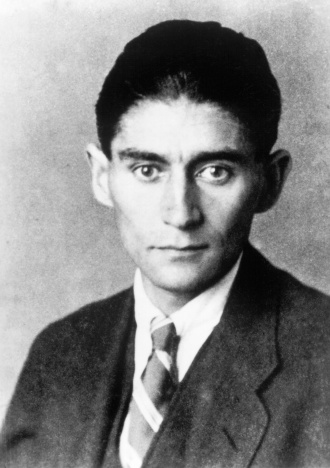
#> input picture examples/kafka.jpg, 330 x 468 px
$ python asciinator.py examples/kafka.jpg 1.0 1.0
#> lines starting #> are read from the running program, lines starting #| are printed output that depends on the picture
#!/usr/bin/env python

#  asciinator.py
#
#  Copyright 2014 Christian Diener <ch.diener@gmail.com>
#
#  This program is free software; you can redistribute it and/or modify
#  it under the terms of the GNU General Public License as published by
#  the Free Software Foundation; either version 2 of the License, or
#  (at your option) any later version.
#
#  This program is distributed in the hope that it will be useful,
#  but WITHOUT ANY WARRANTY; without even the implied warranty of
#  MERCHANTABILITY or FITNESS FOR A PARTICULAR PURPOSE.  See the
#  GNU General Public License for more details.
#
#  You should have received a copy of the GNU General Public License
#  along with this program; if not, write to the Free Software
#  Foundation, Inc., 51 Franklin Street, Fifth Floor, Boston,
#  MA 02110-1301, USA.
#
#

from __future__ import print_function		# for python2 compat

import sys;
from PIL import Image;
import numpy as np

# ascii chars sorted by "density"
chars = np.asarray(list(' .,:;irsXA253hMHGS#9B&@'))

# check command line arguments
if len(sys.argv) != 4:
	print( 'Usage: asciinator.py image scale factor' )
	sys.exit()

# set basic program parameters
# f = filename, SC = scale, GCF = gamma correction factor, WCF = width correction factor
f, SC, GCF, WCF = sys.argv[1], float(sys.argv[2]), float(sys.argv[3]), 7.0/4.0

# open, scale and normalize image by pixel intensities
img = Image.open(f)
#> img is the input picture: PIL image 330x468 RGB; min 2, max 255, mean 131
S = (int(img.size[0]*SC*WCF), int(img.size[1]*SC))
#> S = (577, 468)
img = np.sum( np.asarray(img.resize(S), dtype="float"), axis=2)
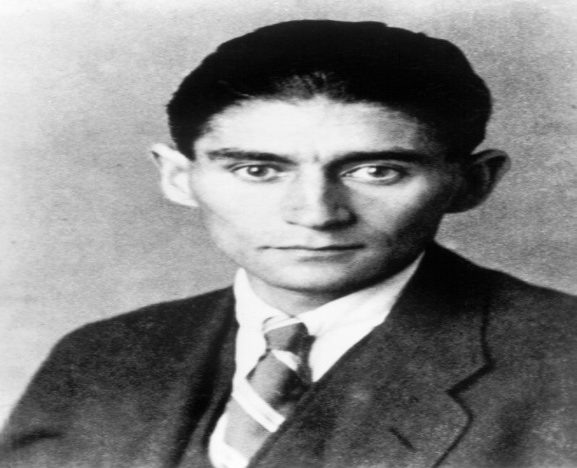
#> img: shape (468, 577) float64; min 6, max 765, mean 393.1; drawn with min black and max white
img -= img.min()
img = (1.0 - img/img.max())**GCF*(chars.size-1)
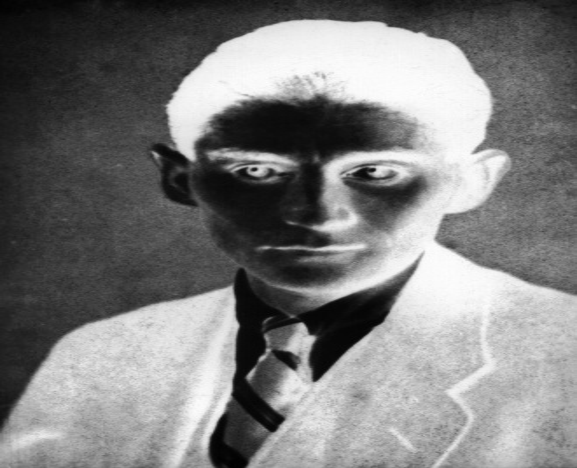
#> img: shape (468, 577) float64; min 0, max 22, mean 10.8; drawn with min black and max white

# Assemble and print ascii art
print( "\n".join(("".join(r) for r in chars[img.astype(int)])))
print()
